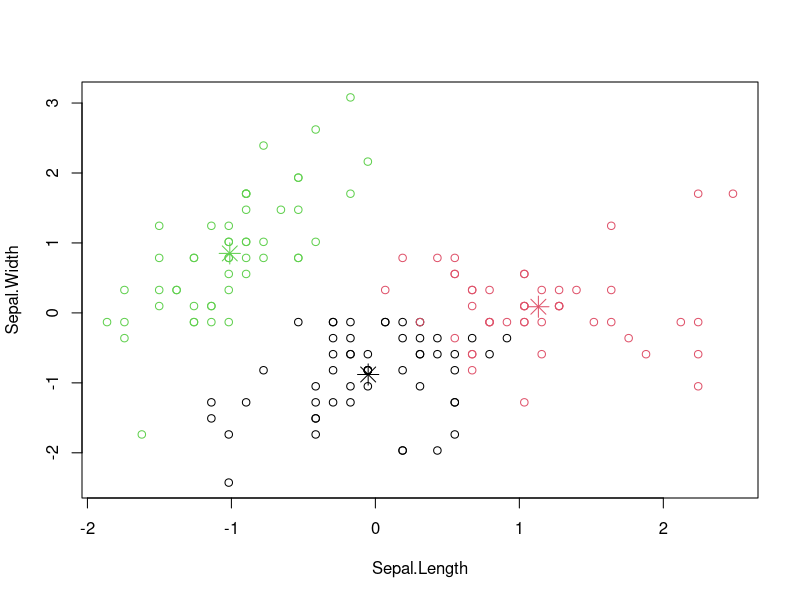

R code for this plot: (Note: this script raises an error after producing the figure.)
iris2=iris
iris2$Species=NULL
#normalizo iris2, Notese el uso y sintaxis del bucle
for (j in 1:4) {x=iris2[,j] ; v=(x-mean(x))/sqrt(var(x)); iris2[,j]=v}
kmeans.result=kmeans(iris2,3)
kmeans.result
table(iris$Species,kmeans.result$cluster)
#Analisis de bondad
plot(iris2[c("Sepal.Length","Sepal.Width")], col=kmeans.result$cluster)
points(kmeans.result$centers[,c("Sepal.Length","Sepal.Width")],col=1:3,pch=8,cex=2)
x=kmeans.result$cluster
plotcluster(iris2,x)
shi= silhouette(kmeans.result$cluster,dist(iris2))
plot(shi,col=1:3)
#Calculo de algunas otras medidas de bondad del agrupamiento
#(Ver descripcion de la funcion)
group=kmeans.result$cluster
cluster.stats(dist(iris2),group,alt.clustering=as.integer(iris$Species))
 
